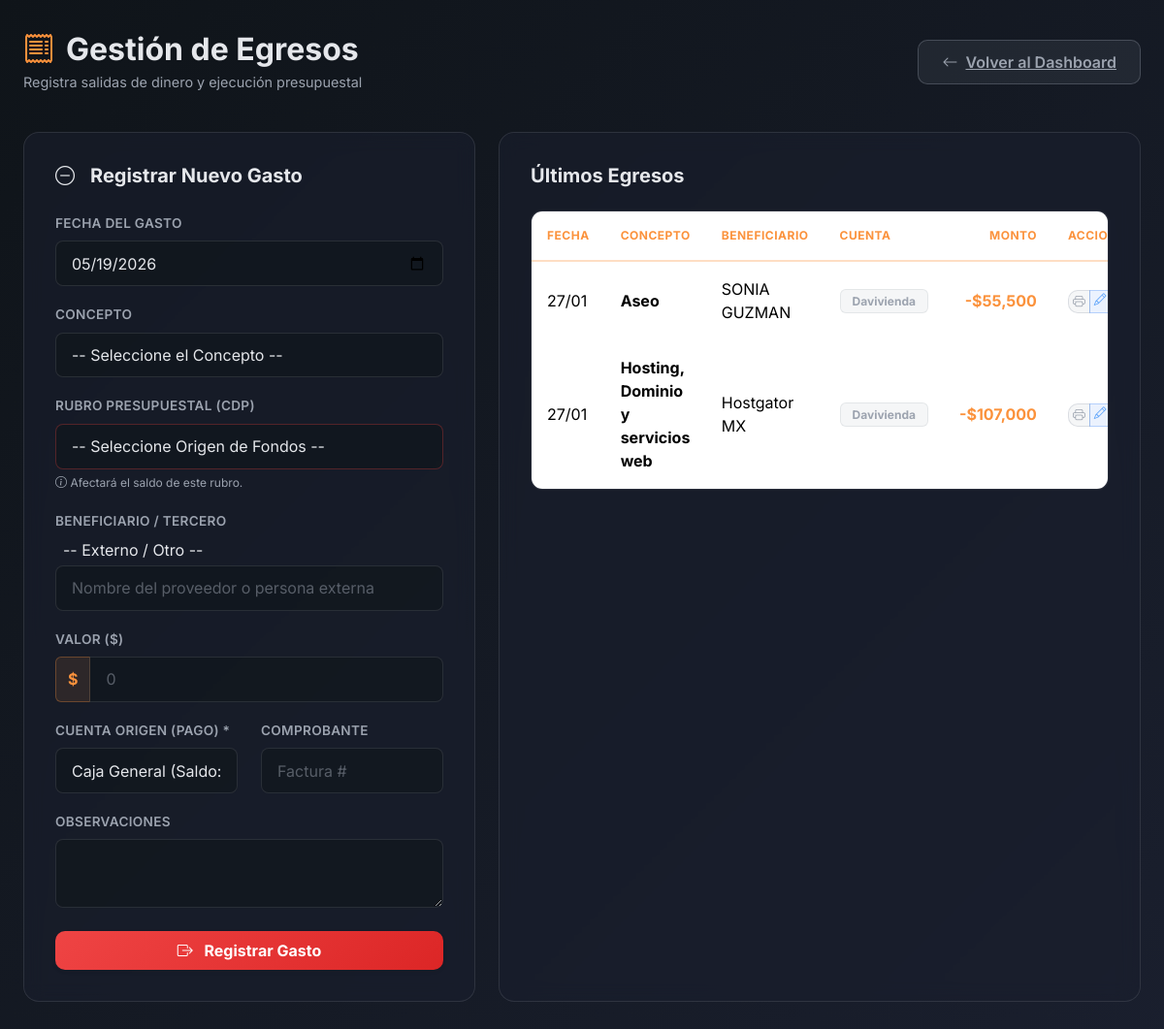
Screenshot of /controllers/contabilidad_controller.php?view=egresos (signed in) with the database file from the repository.
### tables this page shows
CREATE TABLE `contabilidad_movimientos` (
  `id` int(11) NOT NULL,
  `fecha` date NOT NULL,
  `tipo` enum('ingreso','egreso') NOT NULL,
  `concepto_id` int(11) DEFAULT NULL,
  `cuenta_id` int(11) DEFAULT NULL,
  `tercero_id` int(11) DEFAULT NULL,
  `tercero_nombre` varchar(150) DEFAULT NULL,
  `monto` decimal(15,2) NOT NULL,
  `comprobante_banco` varchar(50) DEFAULT NULL,
  `banco_origen` varchar(50) DEFAULT NULL,
  `observaciones` text,
  `detalle_distribucion_json` json DEFAULT NULL,
  `usuario_registro_id` int(11) DEFAULT NULL,
  `created_at` timestamp NOT NULL DEFAULT CURRENT_TIMESTAMP
);

CREATE TABLE `contabilidad_conceptos` (
  `id` int(11) NOT NULL,
  `nombre` varchar(100) NOT NULL,
  `tipo` enum('ingreso','egreso') NOT NULL,
  `regla_distribucion_json` json DEFAULT NULL,
  `activo` tinyint(4) DEFAULT '1',
  `rubro_predeterminado_id` int(11) DEFAULT NULL
);

CREATE TABLE `contabilidad_cuentas_bancarias` (
  `id` int(11) NOT NULL,
  `nombre` varchar(100) NOT NULL,
  `numero_cuenta` varchar(50) DEFAULT NULL,
  `tipo_cuenta` varchar(50) DEFAULT 'Efectivo',
  `saldo_actual` decimal(15,2) DEFAULT '0.00',
  `activo` tinyint(4) DEFAULT '1'
);

### helpers/db.php (called while the page is built, shortened)
<?php
function conectarDB() {
  $host     = 'localhost';
  $usuario  = 'siao_siao';
  $clave    = 'Sicau2025**';
  $bd       = 'siao_formulario';
  $conexion = new mysqli($host, $usuario, $clave, $bd);
  return $conexion;
}

### models/ContabilidadModel.php (called while the page is built, shortened)
<?php
require_once __DIR__ . '/../helpers/db.php';
class ContabilidadModel {
    private $conn;
    public function __construct() {
        $this->conn = conectarDB();
    }
    public function obtenerCuentas() {
        $result = $this->conn->query("SELECT * FROM contabilidad_cuentas_bancarias WHERE activo = 1");
        return $result->fetch_all(MYSQLI_ASSOC);
    }
    public function obtenerUltimosMovimientos($limit = 10) {
        $sql = "SELECT m.*, c.nombre as concepto_nombre, cb.nombre as cuenta_nombre,
                a.nombre_completo as deportista_nombre,
                CASE WHEN m.tercero_nombre != '' THEN m.tercero_nombre
                     WHEN a.nombre_completo IS NOT NULL THEN a.nombre_completo
                     ELSE 'Particular' END as tercero_final
                FROM contabilidad_movimientos m
                LEFT JOIN contabilidad_conceptos c ON m.concepto_id = c.id
                LEFT JOIN contabilidad_cuentas_bancarias cb ON m.cuenta_id = cb.id
                LEFT JOIN afiliados_siao a ON m.tercero_id = a.id
                ORDER BY m.fecha DESC, m.id DESC LIMIT $limit";
        return $this->conn->query($sql)->fetch_all(MYSQLI_ASSOC);
    }
}
?>

### views/contabilidad/egresos.php (the view, shortened to what this page needs)
<!DOCTYPE html>
<html lang="es">
<head>
  <link href="https://cdn.jsdelivr.net/npm/bootstrap@5.3.3/dist/css/bootstrap.min.css" rel="stylesheet">
  <link href="https://cdn.jsdelivr.net/npm/bootstrap-icons@1.10.5/font/bootstrap-icons.css" rel="stylesheet">
  <link href="https://cdn.jsdelivr.net/npm/select2@4.1.0-rc.0/dist/css/select2.min.css" rel="stylesheet" />
  <link href="https://cdn.jsdelivr.net/npm/select2-bootstrap-5-theme@1.3.0/dist/select2-bootstrap-5-theme.min.css" rel="stylesheet" />
</head>
<body>
<div class="container main-container">
    <div class="page-header">
        <div class="page-title">
            <h2><i class="bi bi-receipt"></i> Gestión de Egresos</h2>
            <p>Registra salidas de dinero y ejecución presupuestal</p>
        </div>
        <a href="contabilidad_controller.php" class="btn-outline-secondary">
            <i class="bi bi-arrow-left me-2"></i>Volver al Dashboard
        </a>
    </div>
    <div class="row g-4">
        <div class="col-lg-5">
            <div class="glass-card">
                <h5><i class="bi bi-dash-circle me-2"></i>Registrar Nuevo Gasto</h5>
                <form action="contabilidad_controller.php" method="POST">
                    <div class="mb-3">
                        <label class="form-label">Fecha del Gasto</label>
                        <input type="date" name="fecha" class="form-control" value="<?php echo date('Y-m-d'); ?>" required>
                    </div>
                    <div class="mb-3">
                        <label class="form-label">Concepto</label>
                        <select name="concepto_id" class="form-select" id="select_concepto" required>
                            <option value="">-- Seleccione el Concepto --</option>
                        </select>
                    </div>
                    <div class="mb-3">
                        <label class="form-label">Rubro Presupuestal (CDP)</label>
                        <select name="rubro_id" class="form-select border-danger" id="select_rubro" required>
                            <option value="">-- Seleccione Origen de Fondos --</option>
                        </select>
                        <small style="font-size:0.75rem; color: var(--text-secondary)"><i class="bi bi-info-circle"></i> Afectará el saldo de este rubro.</small>
                    </div>
                    <div class="mb-3">
                        <label class="form-label">Beneficiario / Tercero</label>
                        <div id="campo_externo">
                            <input type="text" name="beneficiario" class="form-control" placeholder="Nombre del proveedor o persona externa">
                        </div>
                    </div>
                    <div class="mb-3">
                        <label class="form-label">Valor ($)</label>
                        <div class="input-group">
                            <span class="input-group-text">$</span>
                            <input type="number" name="monto" class="form-control" placeholder="0" required>
                        </div>
                    </div>
                    <div class="row mb-3">
                        <div class="col-6">
                            <label class="form-label">Cuenta Origen (Pago) *</label>
                            <select name="cuenta_id" class="form-select" required>
                                <?php foreach ($cuentas as $cta): ?>
                                    <option value="<?php echo $cta['id']; ?>">
                                        <?php echo htmlspecialchars($cta['nombre']); ?>
                                        (Saldo: $<?php echo number_format($cta['saldo_actual'], 0); ?>)
                                    </option>
                                <?php endforeach; ?>
                            </select>
                        </div>
                        <div class="col-6">
                            <label class="form-label">Comprobante</label>
                            <input type="text" name="comprobante" class="form-control" placeholder="Factura #">
                        </div>
                    </div>
                    <div class="mb-4">
                        <label class="form-label">Observaciones</label>
                        <textarea name="observaciones" class="form-control" rows="2"></textarea>
                    </div>
                    <button type="submit" class="btn btn-danger w-100 py-2 fw-bold shadow-sm">
                        <i class="bi bi-box-arrow-right me-2"></i> Registrar Gasto
                    </button>
                </form>
            </div>
        </div>
        <div class="col-lg-7">
            <div class="glass-card">
                <h5 class="mb-4">Últimos Egresos</h5>
                <div class="table-container">
                    <div class="table-responsive">
                        <table class="table table-hover mb-0">
                            <thead>
                                <tr>
                                    <th>Fecha</th>
                                    <th>Concepto</th>
                                    <th>Beneficiario</th>
                                    <th>Cuenta</th>
                                    <th class="text-end">Monto</th>
                                    <th>Acciones</th>
                                </tr>
                            </thead>
                            <tbody>
                                <?php foreach ($movimientos as $m):
                                    if($m['tipo'] != 'egreso') continue;
                                ?>
                                <tr>
                                    <td><?php echo date('d/m', strtotime($m['fecha'])); ?></td>
                                    <td>
                                        <div class="fw-bold"><?php echo htmlspecialchars($m['concepto_nombre']); ?></div>
                                    </td>
                                    <td>
                                        <?php echo htmlspecialchars($m['tercero_final'] ?? $m['tercero_nombre']); ?>
                                    </td>
                                    <td><span class="badge bg-light order"><?php echo htmlspecialchars($m['cuenta_nombre'] ?? '-'); ?></span></td>
                                    <td class="text-end fw-bold" style="color: var(--accent-orange)">-$<?php echo number_format($m['monto'], 0); ?></td>
                                    <td>
                                        <div class="btn-group btn-group-sm">
                                            <a href="contabilidad_controller.php?view=imprimir_recibo&id=<?php echo $m['id']; ?>" target="_blank" class="btn btn-outline-secondary py-0 px-1" title="Ver Comprobante">
                                                <i class="bi bi-printer" style="font-size:0.8rem"></i>
                                            </a>
                                            <a href="contabilidad_controller.php?view=editar_movimiento&id=<?php echo $m['id']; ?>" class="btn btn-outline-primary py-0 px-1" title="Editar">
                                                <i class="bi bi-pencil" style="font-size:0.8rem"></i>
                                            </a>
                                        </div>
                                    </td>
                                </tr>
                                <?php endforeach; ?>
                            </tbody>
                        </table>
                    </div>
                </div>
            </div>
        </div>
    </div>
</div>
</body>
</html>

### views/contabilidad/egresos.php (style rules this page uses)
* { margin: 0; padding: 0; box-sizing: border-box; }
:root { --bg-primary: #0f1419; --bg-secondary: #1a1f2e; --bg-card: rgba(26, 31, 46, 0.6); --border-neon-red: #ef4444; --text-primary: #e5e7eb; --text-secondary: #9ca3af; --accent-orange: #fb923c; --accent-blue: #60a5fa; }
body { background: linear-gradient(135deg, #0f1419 0%, #1a1f2e 100%); min-height: 100vh; font-family: 'Inter', sans-serif; color: var(--text-primary); padding-bottom: 3rem; }
.main-container { max-width: 1400px; margin: 0 auto; padding: 2rem 1.5rem; }
.page-header { display: flex; justify-content: space-between; align-items: center; margin-bottom: 2.5rem; flex-wrap: wrap; gap: 1rem; }
.page-title h2 { font-weight: 700; font-size: 2rem; color: var(--text-primary); margin: 0; display: flex; align-items: center; gap: 0.75rem; }
.page-title h2 i { color: var(--accent-orange); }
.page-title p { color: var(--text-secondary); margin: 0.25rem 0 0 0; font-size: 0.9rem; }
.glass-card { background: var(--bg-card); backdrop-filter: blur(10px); border-radius: 16px; border: 1px solid rgba(255, 255, 255, 0.1); padding: 2rem; height: 100%; }
.glass-card h5 { color: var(--text-primary); font-weight: 700; margin-bottom: 1.5rem; display: flex; align-items: center; gap: 0.5rem; }
.form-label { color: var(--text-secondary); font-size: 0.85rem; font-weight: 600; margin-bottom: 0.5rem; text-transform: uppercase; letter-spacing: 0.3px; }
.form-control, .form-select { background: rgba(15, 20, 25, 0.5); border: 1px solid rgba(255, 255, 255, 0.1); color: var(--text-primary); border-radius: 8px; padding: 0.65rem 1rem; }
.form-control::placeholder { color: var(--text-secondary); opacity: 0.5; }
.input-group-text { background: rgba(251, 146, 60, 0.1); border: 1px solid rgba(251, 146, 60, 0.3); color: var(--accent-orange); font-weight: 700; }
.btn-danger { background: linear-gradient(135deg, #ef4444 0%, #dc2626 100%); border: none; padding: 0.75rem 2rem; font-weight: 700; border-radius: 10px; transition: all 0.3s ease; box-shadow: 0 4px 15px rgba(239, 68, 68, 0.3); }
.btn-outline-secondary { background: rgba(156, 163, 175, 0.1); border: 1px solid rgba(156, 163, 175, 0.3); color: var(--text-secondary); border-radius: 10px; padding: 0.65rem 1.5rem; font-weight: 600; }
.table-container { background: var(--bg-card); backdrop-filter: blur(10px); border-radius: 12px; border: 1px solid rgba(255, 255, 255, 0.08); overflow: hidden; }
.table { color: var(--text-primary); margin-bottom: 0; }
.table thead { background: rgba(251, 146, 60, 0.1); border-bottom: 2px solid rgba(251, 146, 60, 0.3); }
.table th { color: var(--accent-orange); font-weight: 700; text-transform: uppercase; font-size: 0.75rem; letter-spacing: 0.5px; padding: 1rem; border: none; }
.table td { padding: 1rem; border-bottom: 1px solid rgba(255, 255, 255, 0.05); vertical-align: middle; }
.badge.bg-light { background: rgba(156, 163, 175, 0.1) !important; color: var(--text-secondary) !important; border: 1px solid rgba(156, 163, 175, 0.2); padding: 0.35rem 0.75rem; border-radius: 6px; font-weight: 700; font-size: 0.75rem; }
.btn-outline-primary, .btn-outline-danger { padding: 0.25rem 0.5rem; border-radius: 6px; font-size: 0.8rem; }
.btn-outline-primary { background: rgba(59, 130, 246, 0.1); border-color: rgba(59, 130, 246, 0.3); color: var(--accent-blue); }
.border-danger { border-color: rgba(239, 68, 68, 0.3) !important; }
.bg-light { background: rgba(156, 163, 175, 0.05) !important; }

### rows the page displays
contabilidad_movimientos: fecha "27/01", concepto.nombre "Aseo", tercero_final "SONIA GUZMAN", cuenta.nombre "Davivienda", monto "55,500"
contabilidad_movimientos: fecha "27/01", concepto.nombre "Hosting, Dominio y servicios web", tercero_final "Hostgator MX", cuenta.nombre "Davivienda", monto "107,000"

### other values shown
form field cuenta_id "Caja General (Saldo: $0)"
